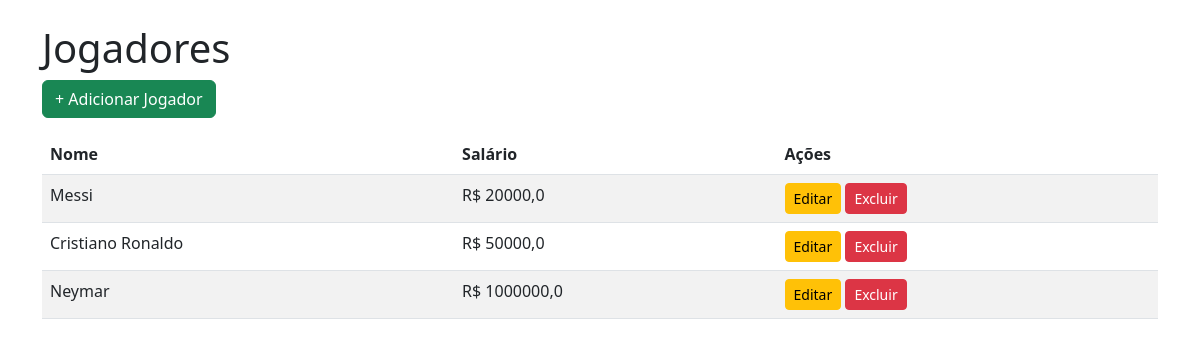
The page /jogadores/ on the database as committed earlier.
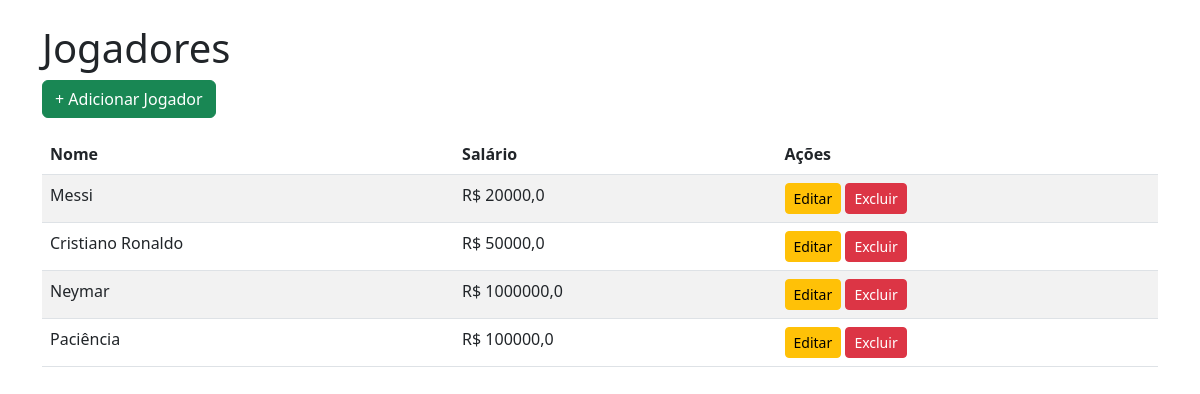
The same page on the database as committed later.
### futebol/models.py (models this page shows, shortened)
class Jogador(models.Model):
    nome=models.CharField(max_length=50)
    salario_inicial = models.FloatField()
    CPF = models.CharField(max_length=100)

### futebol/views.py (the view)
# urls.py: path('', listar_jogadores, name='listar_jogadores'),
def listar_jogadores(request):
    jogadores = Jogador.objects.all()
    return render(request, 'jogadores/listar.html',{'jogadores': jogadores})

### futebol/templates/jogadores/listar.html (shortened to what this page needs)
<!DOCTYPE html>
<html>
<head>
    <link href="https://cdn.jsdelivr.net/npm/bootstrap@5.3.0/dist/css/bootstrap.min.css" rel="stylesheet">
</head>
<body class="container mt-4">
    <h1>Jogadores</h1>
    <a href="{% url 'adicionar_jogador' %}" class="btn btn-success mb-3">+ Adicionar Jogador</a>
    <table class="table table-striped">
        <thead>
            <tr>
                <th>Nome</th>
                <th>Salário</th>
                <th>Ações</th>
            </tr>
        </thead>
        <tbody>
            {% for jogador in jogadores %}
            <tr>
                <td>{{ jogador.nome }}</td>
                <td>R$ {{ jogador.salario_inicial }}</td>
                <td>
                    <a href="{% url 'editar_jogador' jogador.pk %}" class="btn btn-warning btn-sm">Editar</a>
                    <a href="{% url 'excluir_jogador' jogador.pk %}" class="btn btn-danger btn-sm">Excluir</a>
                </td>
            </tr>
            {% empty %}
            <tr><td colspan="3">Nenhum jogador cadastrado.</td></tr>
            {% endfor %}
        </tbody>
    </table>
</body>
</html>

Rows that differ between the two databases and show on the page:
added Jogador: nome "Paciência", salario_inicial "100000,0"
